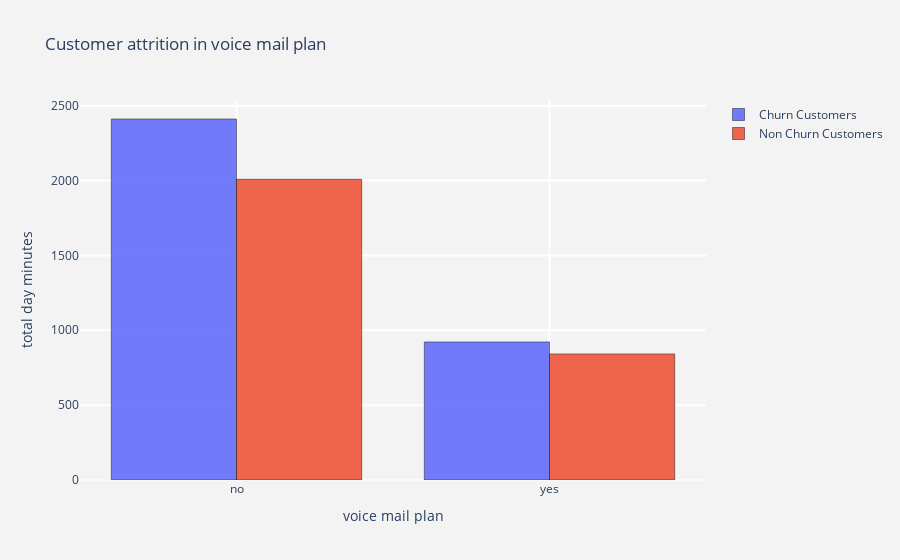

Notebook code for this chart:
### Code cell
tg_ch  =  df["voice mail plan"].value_counts().reset_index()
tg_ch.columns  = ["voice mail plan","total day minutes"]
tg_nch =  not_churn["voice mail plan"].value_counts().reset_index()
tg_nch.columns = ["voice mail plan","total day minutes"]

#churn
trace1 = go.Bar(x = tg_ch["voice mail plan"]  , y = tg_ch["total day minutes"],
                name = "Churn Customers",
                marker = dict(line = dict(width = .5,color = "black")),
                opacity = .9)

#not churn
trace2 = go.Bar(x = tg_nch["voice mail plan"] , y = tg_nch["total day minutes"],
                name = "Non Churn Customers",
                marker = dict(line = dict(width = .5,color = "black")),
                opacity = .9)

layout = go.Layout(dict(title = "Customer attrition in voice mail plan",
                        plot_bgcolor  = "rgb(243,243,243)",
                        paper_bgcolor = "rgb(243,243,243)",
                        xaxis = dict(gridcolor = 'rgb(255, 255, 255)',
                                     title = "voice mail plan",
                                     zerolinewidth=1,ticklen=5,gridwidth=2),
                        yaxis = dict(gridcolor = 'rgb(255, 255, 255)',
                                     title = "total day minutes",
                                     zerolinewidth=1,ticklen=5,gridwidth=2),
                       )
                  )
data = [trace1,trace2]
fig  = go.Figure(data=data,layout=layout)
py.iplot(fig)

### Figure 1 — Plotly figure (JSON) as saved in the notebook; plotly's stock layout.template omitted (floating-point values rounded to 4 significant figures)
{"data": [{"marker": {"line": {"color": "black", "width": 0.5}}, "name": "Churn Customers", "opacity": 0.9, "type": "bar", "x": ["no", "yes"], "y": [2411, 922]}, {"marker": {"line": {"color": "black", "width": 0.5}}, "name": "Non Churn Customers", "opacity": 0.9, "type": "bar", "x": ["no", "yes"], "y": [2008, 842]}], "layout": {"paper_bgcolor": "rgb(243,243,243)", "plot_bgcolor": "rgb(243,243,243)", "title": {"text": "Customer attrition in voice mail plan"}, "xaxis": {"gridcolor": "rgb(255, 255, 255)", "gridwidth": 2, "ticklen": 5, "title": {"text": "voice mail plan"}, "zerolinewidth": 1}, "yaxis": {"gridcolor": "rgb(255, 255, 255)", "gridwidth": 2, "ticklen": 5, "title": {"text": "total day minutes"}, "zerolinewidth": 1}}}
